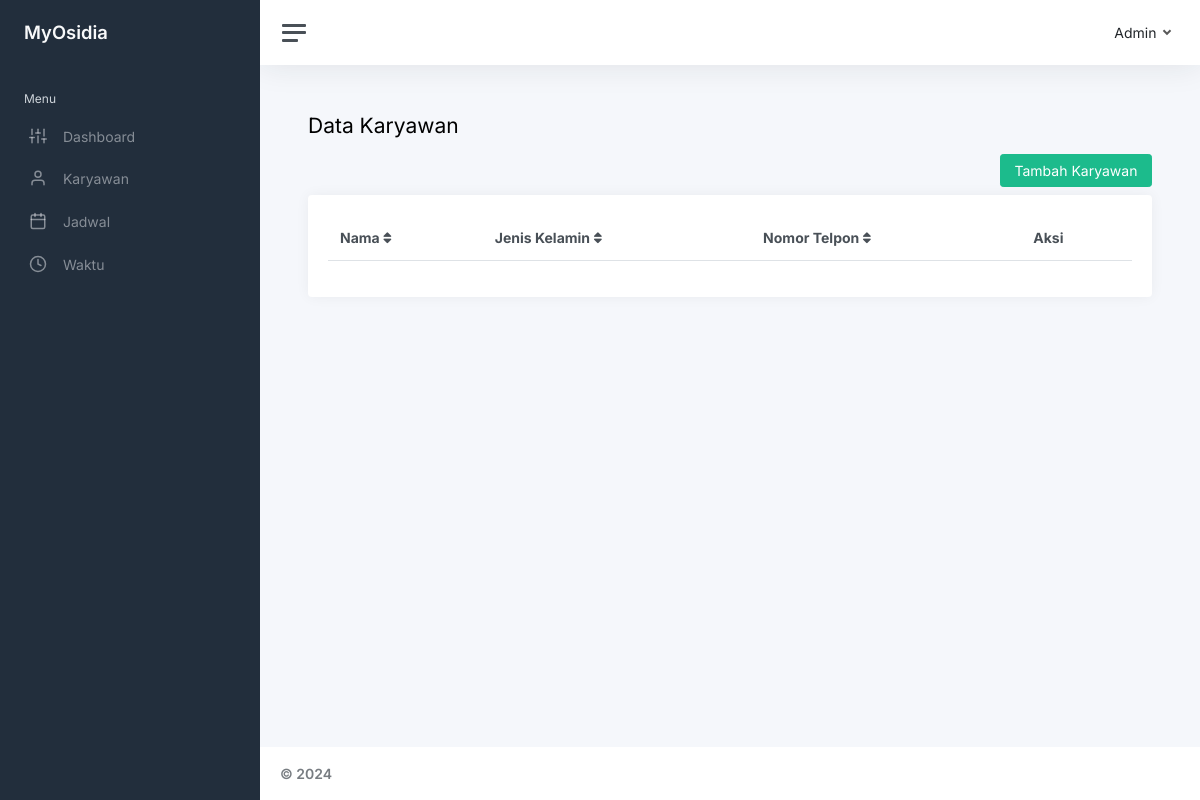
The app's page /index.php/admin/karyawan, older data.
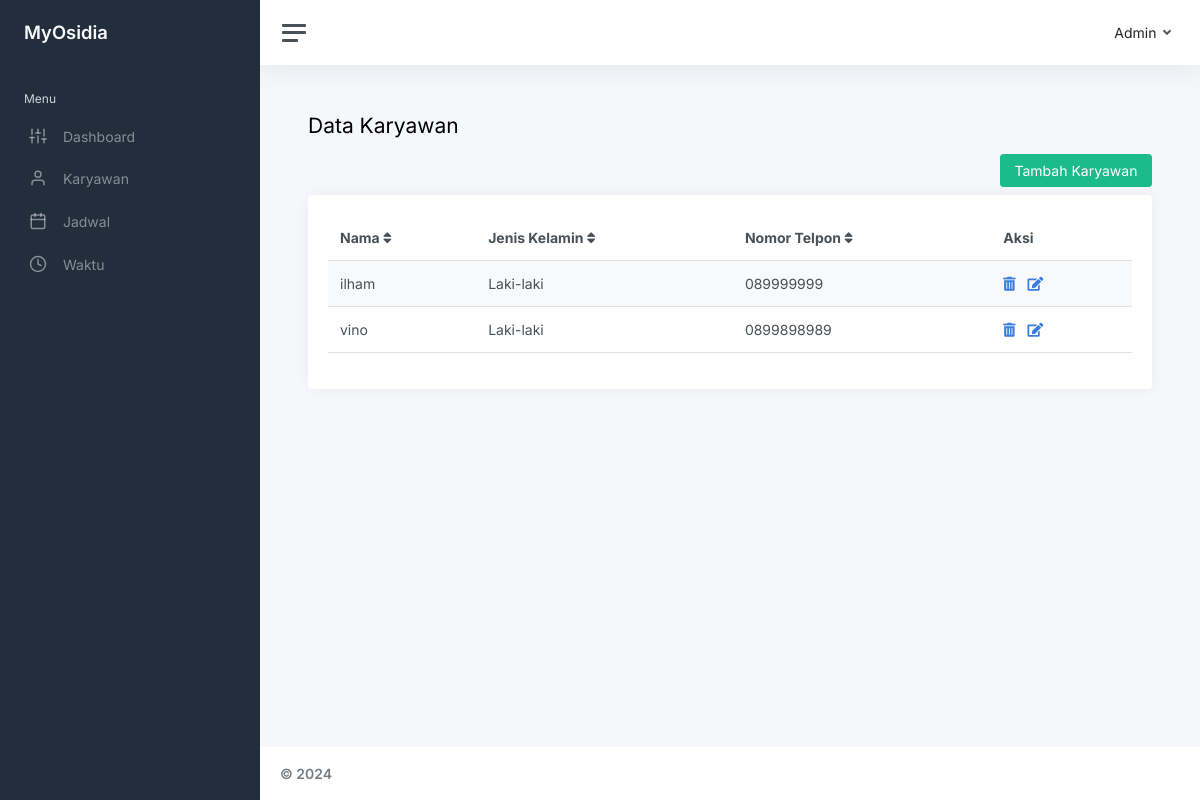
The same page, newer data.
### tables this page shows
CREATE TABLE `karyawan` (
  `id_karyawan` int(255) NOT NULL,
  `nama_karyawan` varchar(255) NOT NULL,
  `jenis_kelamin` varchar(255) NOT NULL,
  `nomor_telpon` varchar(255) NOT NULL
);

### application/controllers/Admin.php (called while the page is built, shortened)
<?php
class Admin extends CI_Controller {
	public function __construct()
	{
		$this->load->model('akun_model');
		$this->load->model('crud_model');
	}
	public function karyawan()
	{
		$data['array_karyawan'] = $this->crud_model->mengambil_data('karyawan');
		$this->load->view('admin_karyawan.php',$data);
	}
}

### index.php (called while the page is built, shortened)
<?php
require_once BASEPATH.'core/CodeIgniter.php';

### application/models/Crud_model.php (called while the page is built, shortened)
<?php
class Crud_model extends CI_Model{
	public function mengambil_data($nama_tabel)
	{
		$this->db->select('*');
		$this->db->from($nama_tabel);
		$query = $this->db->get();
		return $query->result();
	}
}

### application/views/admin_karyawan.php (the view, shortened to what this page needs)
<!DOCTYPE html>
<html lang="en">
<head>
	<link href="<?=base_url()?>css/app.css" rel="stylesheet">
</head>
<body>
	<div class="wrapper">
		<nav id="sidebar" class="sidebar js-sidebar">
			<div class="sidebar-content js-simplebar">
				<a class="sidebar-brand" href="index.html">
          <span class="align-middle">MyOsidia</span>
        </a>
        <?php $this->load->view('component/sidebar.php');?>
		</nav>
		<div class="main">
		<?php $this->load->view('component/navbar') ?>
            <main class="content">
				<div class="container-fluid p-0">
					<h1 class="h3 mb-3">Data Karyawan</h1>
					<div class="row mb-2 justify-content-end"> <div class="col-auto"> <a href="<?=site_url('admin/karyawan_add');?>"><button type="button" class="btn btn-success">Tambah Karyawan</button></a> </div> </div>
					<div class="row">
						<div class="col-12">
							<div class="card">
								<div class="card-body">
                                <table class="table table-striped" id="sortableTable">
                                    <thead>
                                        <tr>
                                        <th onclick="sortTable(0)">Nama <i class="fas fa-sort"></i>
                                        </th>
                                        <th onclick="sortTable(1)">Jenis Kelamin <i class="fas fa-sort"></i>
                                        </th>
                                        <th onclick="sortTable(2)">Nomor Telpon <i class="fas fa-sort"></i>
                                        </th>
                                        <th>Aksi
                                        </th>
                                        </tr>
                                    </thead>
                                    <tbody>
									<?php foreach($array_karyawan as $karyawan): ?>
                                        <tr>
                                            <td><?=$karyawan->nama_karyawan?></td>
                                            <td><?=$karyawan->jenis_kelamin?></td>
                                            <td><?=$karyawan->nomor_telpon?></td>
                                            <td><a href="<?=site_url('admin/karyawan_delete/').$karyawan->id_karyawan?>"><i class="fas fa-trash-alt me-2"></i></a> <a href="<?=site_url('admin/karyawan_edit/').$karyawan->id_karyawan?>"><i class="fas fa-edit me-2"></i></a></td>
                                        </tr>
									<?php endforeach; ?>
									</tbody>
                                    </table>
								</div>
							</div>
						</div>
					</div>
				</div>
			</main>
			<footer class="footer">
				<div class="container-fluid">
					<div class="row text-muted">
						<div class="col-6 text-start">
							<p class="mb-0">
								<a class="text-muted" href="#"><strong>&copy; 2024</strong></a>
							</p>
						</div>
					</div>
				</div>
			</footer>
		</div>
	</div>
	<link rel="stylesheet" href="https://cdnjs.cloudflare.com/ajax/libs/font-awesome/5.15.4/css/all.min.css">
</body>
</html>

### application/views/component/sidebar.php
<ul class="sidebar-nav">
			  <li class="sidebar-header"> Menu </li>
			  <li class="sidebar-item">
			    <a class="sidebar-link" href="<?=site_url('admin/index')?>">
			      <i class="align-middle" data-feather="sliders"></i>
			      <span class="align-middle">Dashboard</span>
			    </a>
			  </li>
			  <li class="sidebar-item">
			    <a class="sidebar-link" href="<?=site_url('admin/karyawan')?>">
			      <i class="align-middle" data-feather="user"></i>
			      <span class="align-middle">Karyawan</span>
			    </a>
			  </li>
			  <li class="sidebar-item">
			    <a class="sidebar-link" href="<?=site_url('admin/jadwal')?>">
			      <i class="align-middle" data-feather="calendar"></i>
			      <span class="align-middle">Jadwal</span>
			    </a>
			  </li>
			  <li class="sidebar-item">
			    <a class="sidebar-link" href="<?=site_url('admin/waktu')?>">
			      <i class="align-middle" data-feather="clock"></i>
			      <span class="align-middle">Waktu</span>
			    </a>
			  </li>
			</ul>

### application/views/component/navbar.php (shortened to what this page needs)
         <nav class="navbar navbar-expand navbar-light navbar-bg">
  <a class="sidebar-toggle js-sidebar-toggle">
    <i class="hamburger align-self-center"></i>
  </a>
  <div class="navbar-collapse collapse">
    <ul class="navbar-nav navbar-align">
      <li class="nav-item dropdown">
        <a class="nav-link dropdown-toggle d-none d-sm-inline-block" href="#" data-bs-toggle="dropdown">
          <span class="text-dark">Admin</span>
        </a>
      </li>
    </ul>
  </div>
</nav>

Row changes from the older to the newer data that the page shows:
added karyawan: nama_karyawan "ilham", jenis_kelamin "Laki-laki", nomor_telpon "089999999"
added karyawan: nama_karyawan "vino", jenis_kelamin "Laki-laki", nomor_telpon "0899898989"
